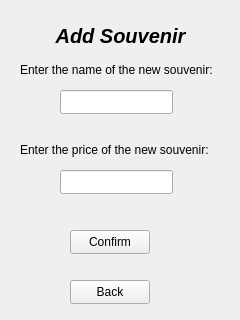
<?xml version="1.0" encoding="UTF-8"?>
<ui version="4.0">
 <class>adminAddSouvenir</class>
 <widget class="QWidget" name="adminAddSouvenir">
  <property name="geometry">
   <rect>
    <x>0</x>
    <y>0</y>
    <width>240</width>
    <height>320</height>
   </rect>
  </property>
  <property name="windowTitle">
   <string>Form</string>
  </property>
  <widget class="QPushButton" name="addSouvConfirm">
   <property name="geometry">
    <rect>
     <x>70</x>
     <y>230</y>
     <width>80</width>
     <height>24</height>
    </rect>
   </property>
   <property name="text">
    <string>Confirm</string>
   </property>
  </widget>
  <widget class="QLineEdit" name="souvName">
   <property name="geometry">
    <rect>
     <x>60</x>
     <y>90</y>
     <width>113</width>
     <height>24</height>
    </rect>
   </property>
  </widget>
  <widget class="QLabel" name="souvNameLbl">
   <property name="geometry">
    <rect>
     <x>20</x>
     <y>60</y>
     <width>201</width>
     <height>20</height>
    </rect>
   </property>
   <property name="text">
    <string>Enter the name of the new souvenir:</string>
   </property>
  </widget>
  <widget class="QLineEdit" name="souvName_2">
   <property name="geometry">
    <rect>
     <x>60</x>
     <y>170</y>
     <width>113</width>
     <height>24</height>
    </rect>
   </property>
  </widget>
  <widget class="QLabel" name="souvPriceLbl">
   <property name="geometry">
    <rect>
     <x>20</x>
     <y>140</y>
     <width>201</width>
     <height>20</height>
    </rect>
   </property>
   <property name="text">
    <string>Enter the price of the new souvenir:</string>
   </property>
  </widget>
  <widget class="QLabel" name="changePrLbl">
   <property name="geometry">
    <rect>
     <x>20</x>
     <y>20</y>
     <width>201</width>
     <height>31</height>
    </rect>
   </property>
   <property name="font">
    <font>
     <family>Segoe UI</family>
     <pointsize>15</pointsize>
     <italic>true</italic>
     <bold>true</bold>
    </font>
   </property>
   <property name="text">
    <string>Add Souvenir</string>
   </property>
   <property name="alignment">
    <set>Qt::AlignmentFlag::AlignCenter</set>
   </property>
  </widget>
  <widget class="QPushButton" name="addSouvBack">
   <property name="geometry">
    <rect>
     <x>70</x>
     <y>280</y>
     <width>80</width>
     <height>24</height>
    </rect>
   </property>
   <property name="text">
    <string>Back</string>
   </property>
  </widget>
 </widget>
 <resources/>
 <connections/>
</ui>
